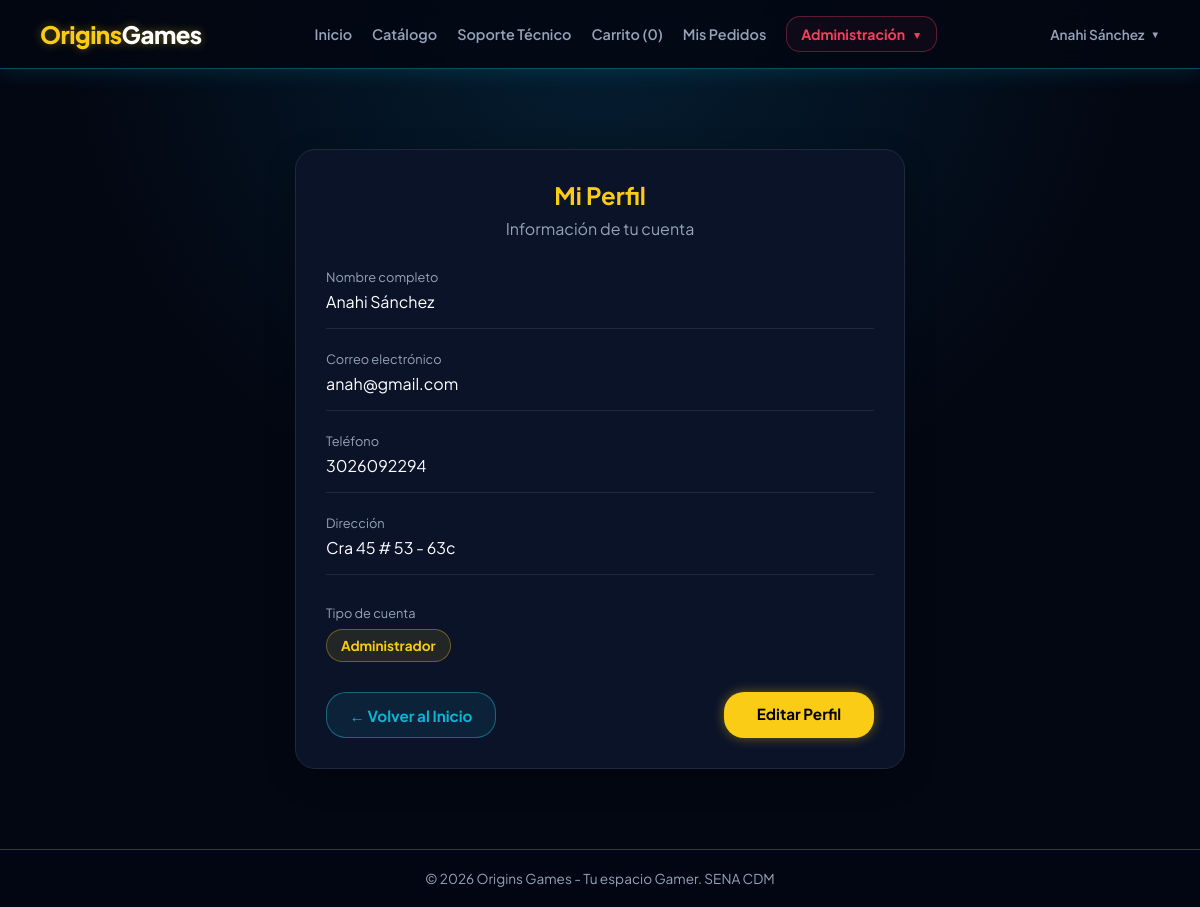
Page /perfil (signed in) on the earlier database version.
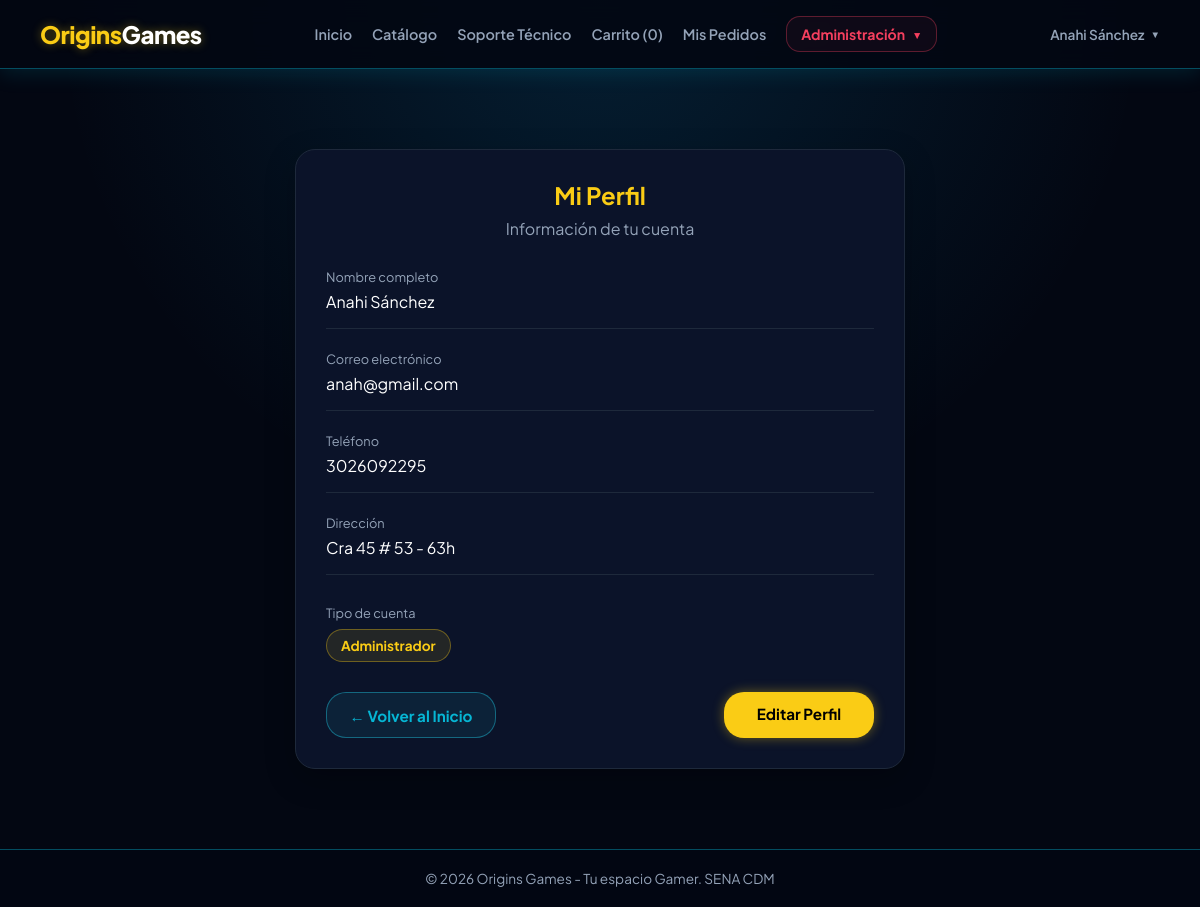
Same page on the later database version.
### tables this page shows
CREATE TABLE `usuarios` (
  `id` int(11) NOT NULL,
  `rol_id` int(11) NOT NULL DEFAULT 2,
  `nombre` varchar(100) NOT NULL,
  `email` varchar(150) NOT NULL,
  `password` varchar(255) NOT NULL,
  `telefono` varchar(20) DEFAULT NULL,
  `direccion` text DEFAULT NULL,
  `creado_en` timestamp NOT NULL DEFAULT current_timestamp()
);

CREATE TABLE `roles` (
  `id` int(11) NOT NULL,
  `nombre` varchar(50) NOT NULL
);

### controllers/PerfilController.php (called while the page is built, shortened)
<?php
require_once __DIR__ . '/../models/Usuario.php';
class PerfilController
{
    private $usuarioModel;
    public function __construct()
    {
        $this->usuarioModel = new Usuario();
    }
    public function index()
    {
        $id = (int) $_SESSION['usuario']['id'];
        $usuario = $this->usuarioModel->findById($id);
        require_once __DIR__ . '/../views/layouts/header.php';
        require_once __DIR__ . '/../views/usuarios/perfil.php';
        require_once __DIR__ . '/../views/layouts/footer.php';
    }
}

### config/database.php (called while the page is built)
<?php
class Database {
    private static $host = "localhost";
    private static $db_name = "origins_games";
    private static $username = "root";
    private static $password = "";
    private static $conn = null;
    public static function connect() {
        if (self::$conn === null) {
            try {
                self::$conn = new PDO(
                    "mysql:host=" . self::$host . ";dbname=" . self::$db_name . ";charset=utf8mb4",
                    self::$username,
                    self::$password,
                    [
                        PDO::ATTR_ERRMODE => PDO::ERRMODE_EXCEPTION,
                        PDO::ATTR_DEFAULT_FETCH_MODE => PDO::FETCH_ASSOC,
                        PDO::ATTR_EMULATE_PREPARES => false
                    ]
                );
            } catch (PDOException $e) {
                die("Error de Conexión: " . $e->getMessage());
            }
        }
        return self::$conn;
    }
}

### models/Usuario.php (called while the page is built, shortened)
<?php
require_once __DIR__ . '/../config/database.php';
class Usuario {
    private $db;
    public function __construct() {
        $this->db = Database::connect();
    }
    public function findById($id) {
        $stmt = $this->db->prepare("SELECT u.*, r.nombre AS rol_nombre FROM usuarios u INNER JOIN roles r ON u.rol_id = r.id WHERE u.id = :id");
        $stmt->execute([':id' => $id]);
        return $stmt->fetch();
    }
}

### views/usuarios/perfil.php (the view, shortened to what the changed rows need)
<div
    style="
        max-width: 650px;
        margin: 40px auto;
        padding: 0 20px;
    "
>
    <div
        style="
            background: var(--bg-card);
            border: 1px solid var(--border-card);
            border-radius: 20px;
            padding: 30px;
            box-shadow: 0 10px 30px rgba(0,0,0,.25);
        "
    >
        <div
            style="
                text-align: center;
                margin-bottom: 30px;
            "
        >
            <h2
                style="
                    color: var(--yellow-accent);
                    margin-bottom: 8px;
                "
            >
                Mi Perfil
            </h2>
            <p
                style="
                    color: var(--text-secondary);
                    margin: 0;
                "
            >
                Información de tu cuenta
            </p>
        </div>
        <div
            style="
                margin-bottom: 22px;
                padding-bottom: 16px;
                border-bottom: 1px solid var(--border-card);
            "
        >
            <div
                style="
                    color: var(--text-secondary);
                    font-size: .8rem;
                    margin-bottom: 6px;
                "
            >
                Nombre completo
            </div>
            <div
                style="
                    color: var(--text-primary);
                    font-size: 1rem;
                "
            >
                <?= htmlspecialchars(
                    $usuario['nombre'] ?? ''
                ) ?>
            </div>
        </div>
        <div
            style="
                margin-bottom: 22px;
                padding-bottom: 16px;
                border-bottom: 1px solid var(--border-card);
            "
        >
            <div
                style="
                    color: var(--text-secondary);
                    font-size: .8rem;
                    margin-bottom: 6px;
                "
            >
                Correo electrónico
            </div>
            <div
                style="
                    color: var(--text-primary);
                    font-size: 1rem;
                "
            >
                <?= htmlspecialchars(
                    $usuario['email'] ?? ''
                ) ?>
            </div>
        </div>
        <div
            style="
                margin-bottom: 22px;
                padding-bottom: 16px;
                border-bottom: 1px solid var(--border-card);
            "
        >
            <div
                style="
                    color: var(--text-secondary);
                    font-size: .8rem;
                    margin-bottom: 6px;
                "
            >
                Teléfono
            </div>
            <div
                style="
                    color: var(--text-primary);
                    font-size: 1rem;
                "
            >
                <?= !empty($usuario['telefono'])
                    ? htmlspecialchars($usuario['telefono'])
                    : 'No registrado'
                ?>
            </div>
        </div>
        <div
            style="
                margin-bottom: 30px;
                padding-bottom: 16px;
                border-bottom: 1px solid var(--border-card);
            "
        >
            <div
                style="
                    color: var(--text-secondary);
                    font-size: .8rem;
                    margin-bottom: 6px;
                "
            >
                Dirección
            </div>
            <div
                style="
                    color: var(--text-primary);
                    font-size: 1rem;
                "
            >
                <?= !empty($usuario['direccion'])
                    ? nl2br(htmlspecialchars($usuario['direccion']))
                    : 'No registrada'
                ?>
            </div>
        </div>
        <div
            style="
                margin-bottom: 30px;
            "
        >
            <div
                style="
                    color: var(--text-secondary);
                    font-size: .8rem;
                    margin-bottom: 8px;
                "
            >
                Tipo de cuenta
            </div>
            <span
                style="
                    display: inline-block;
                    padding: 7px 14px;
                    border-radius: 20px;
                    background: rgba(250, 204, 21, .10);
                    border: 1px solid rgba(250, 204, 21, .35);
                    color: var(--yellow-accent);
                    font-size: .85rem;
                    font-weight: 700;
                "
            >
                <?= htmlspecialchars(
                    $usuario['rol_nombre'] ?? 'Cliente'
                ) ?>
            </span>
        </div>
        <div
            style="
                display: flex;
                gap: 12px;
                justify-content: space-between;
                flex-wrap: wrap;
            "
        >
            <a
    href="/origins_games/home"
    class="btn btn-volver"
>
    ← Volver al Inicio
</a>
            <a
                href="/origins_games/perfil/editar"
                class="btn btn-primary"
                style="
                    width: auto !important;
                    min-width: 150px;
                    text-align: center;
                    text-decoration: none;
                "
            >
                Editar Perfil
            </a>
        </div>
    </div>
</div>

Differences in the rows shown:
changed usuarios "Anahi Sánchez": telefono "3026092294" → "3026092295"; direccion "Cra 45 # 53 - 63c" → "Cra 45 # 53 - 63h"
